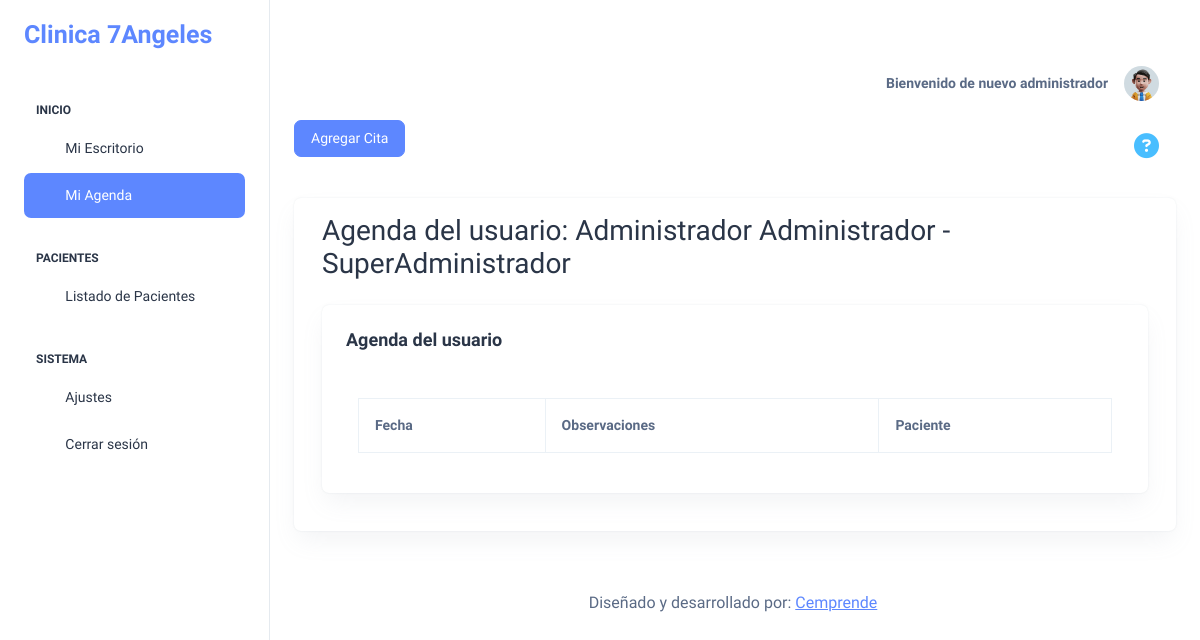
Screenshot of /agenda-apoyo.php (signed in) with the database file from the repository.
### tables this page shows
CREATE TABLE `usuarios` (
  `id_usuario` int(11) NOT NULL,
  `nombre_usuario` varchar(50) NOT NULL,
  `contrasena` varchar(255) NOT NULL,
  `nombre` text NOT NULL,
  `aPaterno` text NOT NULL,
  `aMaterno` text NOT NULL,
  `telefono` text NOT NULL,
  `fecha_ingreso` date NOT NULL,
  `rol` text NOT NULL,
  `archivado` text NOT NULL
);

### agenda-apoyo.php (the view, shortened to what this page needs)
<?php
require "header-apoyo.php";
$id_usuario_actual = isset($_SESSION['id_usuario']) ? intval($_SESSION['id_usuario']) : 0;
$link = bases();
$sql_usuario_actual = "SELECT id_usuario, nombre, aPaterno, rol FROM usuarios WHERE id_usuario = $id_usuario_actual";
$resultado_usuario_actual = $link->query($sql_usuario_actual);
$usuario_actual = $resultado_usuario_actual->fetch_assoc();
?>
<div class="container-fluid py-4 mt-5">
    <div class="row mt-5">
        <div class="col-6">
            <button type="button" class="btn btn-primary" data-toggle="modal" data-target="#modalAgregarCita">
                Agregar Cita
            </button>
        </div>
         <div class="col-6">
           <button type="button" class="btn boton-ayuda" data-toggle="modal" data-target="#exampleModal">
            <i class="fa fa-question-circle" aria-hidden="true"></i>
          </button>
        </div>
        <div class="col-12 mt-4">
            <div class="card mb-4 px-3">
                <div class="card-body px-0 pt-0 pb-2">
                    <div class="container mt-3">
                        <h2>Agenda del usuario: <?php echo $usuario_actual['nombre'] . " " . $usuario_actual['aPaterno'] . " - " . $usuario_actual['rol']; ?></h2>
                        <div class="row">
                            <div class="col-lg-12 d-flex align-items-stretch">
                                <div class="card w-100 mt-3">
                                    <div class="card-body p-4">
                                        <div class="mb-4">
                                            <h5 class="card-title fw-semibold">Agenda del usuario</h5>
                                        </div>
                                        <div class="container mt-5">
                                            <div class="table-responsive">
                                                <table class="table table-bordered">
                                                    <thead>
                                                        <tr>
                                                            <th>Fecha</th>
                                                            <th>Observaciones</th>
                                                            <th>Paciente</th>
                                                        </tr>
                                                    </thead>
                                                </table>
                                            </div>
                                        </div>
                                    </div>
                                </div>
                            </div>
                        </div>
                    </div>
                </div>
            </div>
        </div>
    </div>
</div>
<?php
require "footer.php";
?>

### assets/css/custom.css (style rules this page uses)
.boton-ayuda { float: right; color: #49BEFF; font-size: 25px; }
@media (min-width:768px) { .table-responsive { overflow-x: hidden; } }

### rows the page displays
usuarios: nombre "Administrador", aPaterno "Administrador", rol "SuperAdministrador"

### other values shown
$nombre_usuario_logueado "administrador"
